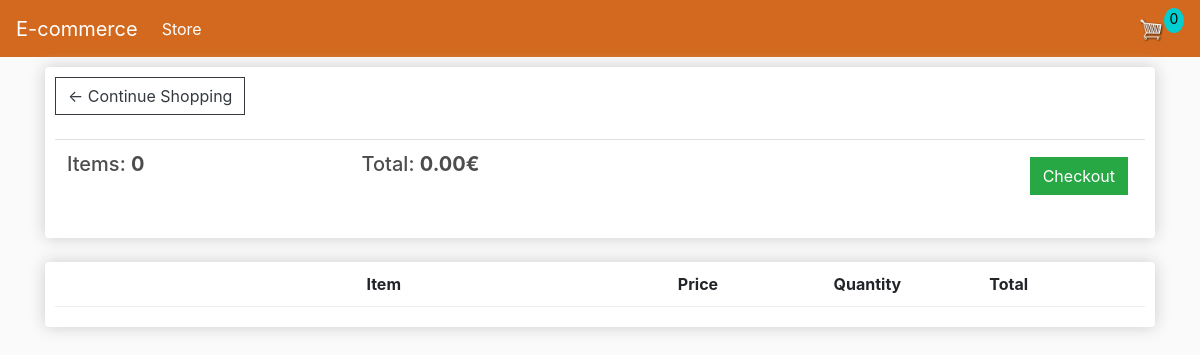
The app's page /cart/ (signed in), older data.
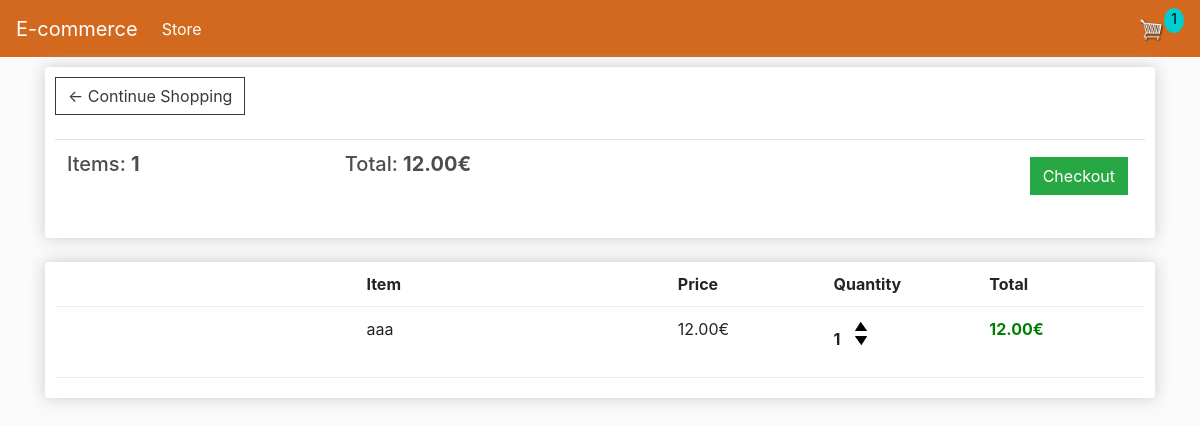
The same page, newer data.
### store/models.py (models this page shows, shortened)
class Order(models.Model):
    customer = models.ForeignKey(Customer, on_delete=models.SET_NULL, null=True, blank=True)
    date_ordered = models.DateTimeField(auto_now_add=True)
    complete = models.BooleanField(default=False)
    transaction_id = models.CharField(max_length=200, null=True)
    @property
    def get_cart_total(self):
        orderitems = self.orderitem_set.all()
        total = sum([item.get_total for item in orderitems])
        return total
    @property
    def get_cart_items(self):
        orderitems = self.orderitem_set.all()
        total = sum([item.quantity for item in orderitems])
        return total

class OrderItem(models.Model):
    product = models.ForeignKey(Product, on_delete=models.SET_NULL, null=True)
    order = models.ForeignKey(Order, on_delete=models.SET_NULL, null=True)
    quantity = models.IntegerField(default=0, null=True, blank=True)
    date_added = models.DateTimeField(auto_now_add=True)
    @property
    def get_total(self):
        return self.quantity * self.product.price

class Product(models.Model):
    name = models.CharField(max_length=100, null=True)
    price = models.FloatField()
    digital = models.BooleanField(default=False, null=True, blank=True)
    image = models.ImageField(null=True, blank=True)
    @property
    def imageURL(self):
        try:
            url = self.image.url
        except ValueError as ve:
            url = ''
        return url

### store/views.py (the view)
# urls.py: path('cart/', views.cart, name="cart"),
def cart(request):
    data = cartData(request)
    cartItems = data['cartItems']
    order = data['order']
    items = data['items']
    context = {'items': items, 'order': order, 'cartItems': cartItems}
    return render(request, 'store/cart.html', context)

### store/utils.py (called while the page is built)
def cartData(request):
    if request.user.is_authenticated:
        customer = request.user.customer
        order, created = Order.objects.get_or_create(customer=customer, complete=False)
        items = order.orderitem_set.all()
        cartItems = order.get_cart_items
    else:
        cookieData = cookieCart(request)
        cartItems = cookieData['cartItems']
        order = cookieData['order']
        items = cookieData['items']
    return {'cartItems': cartItems, 'order': order, 'items': items}

### store/templates/store/cart.html
{% extends 'store/index.html' %}
{% load static %}
{% block content %}
    <div class="row">
        <div class="col-lg-12">
            <div class="box-element">
                <a class="btn btn-outline-dark" href="{% url 'store' %}">&#x2190; Continue Shopping</a>
                <br>
                <br>
                <table class="table">
                    <tr>
                        <th><h5>Items: <strong>{{ order.get_cart_items }}</strong></h5></th>
                        <th><h5>Total: <strong>{{ order.get_cart_total|floatformat:2 }}€</strong></h5></th>
                        <th>
                            <a style="float:right; margin:5px;" class="btn btn-success" href="{% url 'checkout' %}">Checkout</a>
                        </th>
                    </tr>
                </table>
            </div>
            <br>
            <div class="box-element">
                <div class="cart-row">
                    <div style="flex:2"></div>
                    <div style="flex:2"><strong>Item</strong></div>
                    <div style="flex:1"><strong>Price</strong></div>
                    <div style="flex:1"><strong>Quantity</strong></div>
                    <div style="flex:1"><strong>Total</strong></div>
                </div>
                {% for item in items %}
                    <div class="cart-row">
                        <div style="flex:2"><img class="row-image" src="{{ item.product.imageURL }}"></div>
                        <div style="flex:2"><p>{{ item.product.name }}</p></div>
                        <div style="flex:1"><p>{{ item.product.price|floatformat:2 }}€</p></div>
                        <div style="flex:1">
                            <p class="quantity">{{ item.quantity }}</p>
                            <div class="quantity">
                                <img data-product="{{ item.product.id }}" data-action="add" class="chg-quantity update-cart" src="{% static  'images/arrow-up.png' %}">
                                <img data-product="{{ item.product.id }}" data-action="remove" class="chg-quantity update-cart" src="{% static  'images/arrow-down.png' %}">
                            </div>
                        </div>
                        <div style="flex:1"><b style="color: green">{{ item.get_total|floatformat:2 }}€</b></div>
                    </div>
                {% endfor %}
            </div>
        </div>
    </div>
{% endblock content %}

Row changes from the older to the newer data that the page shows:
no longer on this page (row edited): Order: get_cart_items "0", get_cart_total "0.00"
added Order: get_cart_items "1", get_cart_total "12.00"
added OrderItem: product.name "aaa", product.price "12.00", quantity "1", get_total "12.00"
Text that changed along with them:
{{ cartItems }}: "0" → "1"
